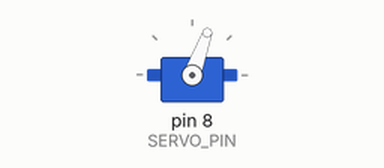
A sketch run on a simulated Arduino Uno, built with avr-gcc and run on an emulated ATmega328P. On the bench: servo.

Above: at 1.05 s.
At 5.25 s:
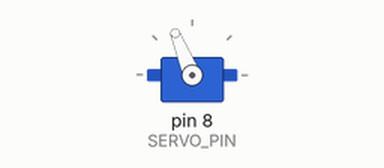
At 9.45 s:
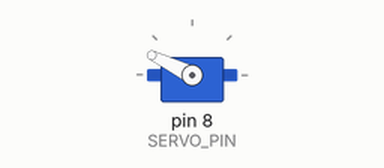
At 17.85 s:
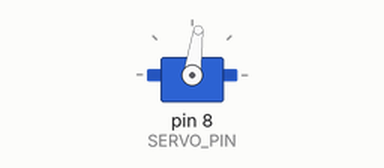
Timing chart, 0 to 24.4 s (numbered marks = the images above):
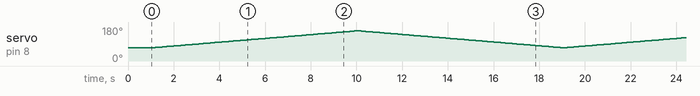

The sketch:

ServoWave.ino
```cpp
/* This program reads an integer input from 0 to 100 from the serial monitor and
   makes a Servo motor wave at a speed proportional to the input. */

#include <Servo.h>

#define REQUIRED_TIMEOUT 100
#define SERVO_PIN 8
#define DELAY 1000
#define RIGHT_POSITION_LIMIT 70
#define LEFT_POSITION_LIMIT 160
Servo servo;
int Position=RIGHT_POSITION_LIMIT, Delay=100, input=1;
void setup() {
  Serial.begin(9600);
  Serial.setTimeout(REQUIRED_TIMEOUT);
  servo.attach(SERVO_PIN);
  servo.write(RIGHT_POSITION_LIMIT);
  delay (DELAY);
}

void loop() {

  //Check that the input is non zero, if yes, then start waving.

  if(input!=0){

    // Wave counter clockwise.

    for(Position; Position<LEFT_POSITION_LIMIT;Position++){
      servo.write(Position);
      serialEvent();                  //Check for any new input for every position increment.
      if(input==0) break;             //if input is zero, stop waving.
      delay(Delay);                   // delay each position increment by d, the mapped input.
  }

    // Wave clockwise.

    for(Position;Position>RIGHT_POSITION_LIMIT;Position--){
      servo.write(Position);
      serialEvent();                  // Check for any new input for every position increment.
      if(input==0) break;             // if input is zero, stop waving
      delay(Delay);                   // delay each position increment by d, the mapped input.
    }
}

  }
/* serialEvent() is a function that will be called on every time we want to check if something
 *  was written to the buffer and store the value as an integer "input" which will be used to
    determine the speed of the waving of the Servo.*/
void serialEvent () {
  if(Serial.available()>0){
      input=Serial.parseInt();

/*map the input from [0,100] to [99,0] in order to use the input to change the time delay
between each increment of the Servo position. */
      Delay=input*-1;
      Delay=map(Delay, -100, -1, 1, 99);

    }

  }
```
